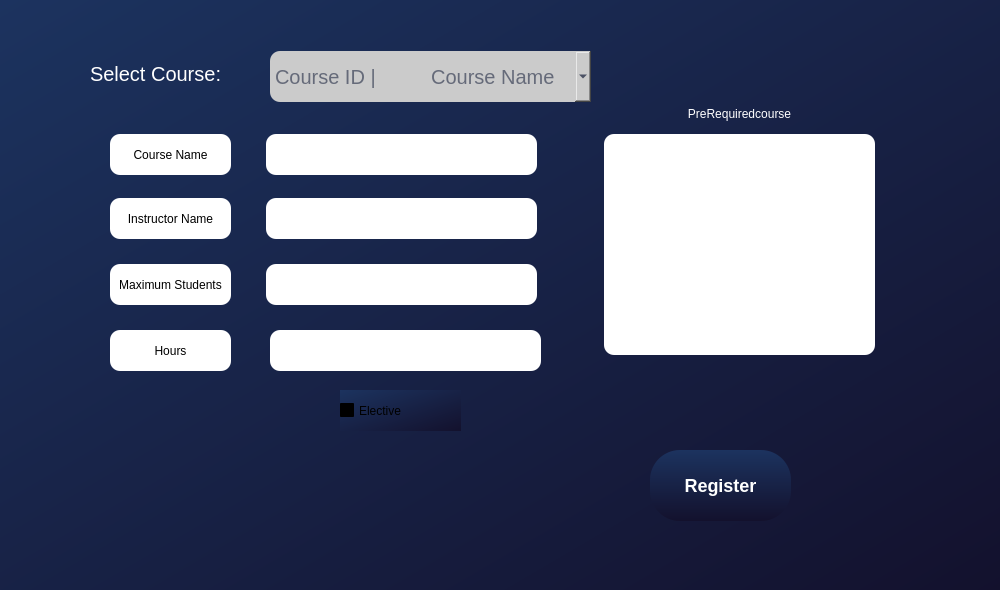
<?xml version="1.0" encoding="UTF-8"?>
<ui version="4.0">
 <class>RegisterForm</class>
 <widget class="QWidget" name="RegisterForm">
  <property name="geometry">
   <rect>
    <x>0</x>
    <y>0</y>
    <width>1000</width>
    <height>590</height>
   </rect>
  </property>
  <property name="windowTitle">
   <string>Form</string>
  </property>
  <property name="styleSheet">
   <string notr="true">background: qlineargradient(x1:0, y1:0, x2:1, y2:1, stop:0 #1c335f, stop:1 #13112d);
</string>
  </property>
  <widget class="QLineEdit" name="lineEdit_2">
   <property name="geometry">
    <rect>
     <x>266</x>
     <y>198</y>
     <width>271</width>
     <height>41</height>
    </rect>
   </property>
   <property name="styleSheet">
    <string notr="true">    border-radius: 10px;
background:white;
color:black;</string>
   </property>
  </widget>
  <widget class="QComboBox" name="courseList">
   <property name="geometry">
    <rect>
     <x>270</x>
     <y>51</y>
     <width>321</width>
     <height>51</height>
    </rect>
   </property>
   <property name="styleSheet">
    <string notr="true">font-size:20px;
color : rgb(0, 9, 40);
border-radius: 10px;
background:rgb(203, 203, 203);</string>
   </property>
   <property name="placeholderText">
    <string>Course ID |          Course Name </string>
   </property>
  </widget>
  <widget class="QLineEdit" name="lineEdit_4">
   <property name="geometry">
    <rect>
     <x>266</x>
     <y>264</y>
     <width>271</width>
     <height>41</height>
    </rect>
   </property>
   <property name="styleSheet">
    <string notr="true">background:white;
color:black;
    border-radius: 10px;
</string>
   </property>
  </widget>
  <widget class="QLabel" name="couseName">
   <property name="geometry">
    <rect>
     <x>110</x>
     <y>134</y>
     <width>121</width>
     <height>41</height>
    </rect>
   </property>
   <property name="styleSheet">
    <string notr="true">    border-radius: 10px;
background:white;
color:black;</string>
   </property>
   <property name="text">
    <string>Course Name</string>
   </property>
   <property name="alignment">
    <set>Qt::AlignCenter</set>
   </property>
  </widget>
  <widget class="QLabel" name="insName">
   <property name="geometry">
    <rect>
     <x>110</x>
     <y>198</y>
     <width>121</width>
     <height>41</height>
    </rect>
   </property>
   <property name="styleSheet">
    <string notr="true">    border-radius: 10px;
background:white;
color:black;</string>
   </property>
   <property name="text">
    <string>Instructor Name</string>
   </property>
   <property name="alignment">
    <set>Qt::AlignCenter</set>
   </property>
  </widget>
  <widget class="QLabel" name="maxstd">
   <property name="geometry">
    <rect>
     <x>110</x>
     <y>264</y>
     <width>121</width>
     <height>41</height>
    </rect>
   </property>
   <property name="styleSheet">
    <string notr="true">    border-radius: 10px;
background:white;
color:black;</string>
   </property>
   <property name="text">
    <string>Maximum Students</string>
   </property>
   <property name="alignment">
    <set>Qt::AlignCenter</set>
   </property>
  </widget>
  <widget class="QCheckBox" name="checkBox">
   <property name="geometry">
    <rect>
     <x>340</x>
     <y>390</y>
     <width>121</width>
     <height>41</height>
    </rect>
   </property>
   <property name="styleSheet">
    <string notr="true">border-radius:10px;
color:white;
font: 16pt &quot;Arial&quot;;
background-color: transparent;
QCheckBox::indicator:checked { background-color: green; } ;</string>
   </property>
   <property name="text">
    <string>Elective</string>
   </property>
  </widget>
  <widget class="QListWidget" name="listWidget">
   <property name="geometry">
    <rect>
     <x>604</x>
     <y>134</y>
     <width>271</width>
     <height>221</height>
    </rect>
   </property>
   <property name="styleSheet">
    <string notr="true">background: white ;
border-radius:10px;
font: 600 12pt &quot;Yu Gothic UI Semibold&quot;;
color : black ; </string>
   </property>
  </widget>
  <widget class="QLabel" name="check_add">
   <property name="geometry">
    <rect>
     <x>104</x>
     <y>468</y>
     <width>531</width>
     <height>41</height>
    </rect>
   </property>
   <property name="styleSheet">
    <string notr="true">    background-color: transparent;
color : white ;</string>
   </property>
   <property name="text">
    <string/>
   </property>
  </widget>
  <widget class="QLabel" name="label">
   <property name="geometry">
    <rect>
     <x>644</x>
     <y>98</y>
     <width>191</width>
     <height>31</height>
    </rect>
   </property>
   <property name="styleSheet">
    <string notr="true">color:white;
font: 12pt &quot;Arial&quot;;
    background-color: transparent;</string>
   </property>
   <property name="text">
    <string>PreRequiredcourse</string>
   </property>
   <property name="alignment">
    <set>Qt::AlignCenter</set>
   </property>
  </widget>
  <widget class="QLabel" name="label_2">
   <property name="geometry">
    <rect>
     <x>90</x>
     <y>58</y>
     <width>141</width>
     <height>31</height>
    </rect>
   </property>
   <property name="styleSheet">
    <string notr="true">font-size:20px;
font: 700;
color:white;
    background-color: transparent;</string>
   </property>
   <property name="text">
    <string>Select Course:</string>
   </property>
  </widget>
  <widget class="QLineEdit" name="lineEdit_1">
   <property name="geometry">
    <rect>
     <x>266</x>
     <y>134</y>
     <width>271</width>
     <height>41</height>
    </rect>
   </property>
   <property name="styleSheet">
    <string notr="true">background:white;
color:black;
    border-radius: 10px;
</string>
   </property>
  </widget>
  <widget class="QLabel" name="hours">
   <property name="geometry">
    <rect>
     <x>110</x>
     <y>330</y>
     <width>121</width>
     <height>41</height>
    </rect>
   </property>
   <property name="styleSheet">
    <string notr="true">    border-radius: 10px;
background:white;
color:black;</string>
   </property>
   <property name="text">
    <string>Hours</string>
   </property>
   <property name="alignment">
    <set>Qt::AlignCenter</set>
   </property>
  </widget>
  <widget class="QPushButton" name="RegisterButton">
   <property name="geometry">
    <rect>
     <x>650</x>
     <y>450</y>
     <width>141</width>
     <height>71</height>
    </rect>
   </property>
   <property name="cursor">
    <cursorShape>PointingHandCursor</cursorShape>
   </property>
   <property name="styleSheet">
    <string notr="true">    font-weight: 600;
	font-size:18px;
    border-radius: 30px;
    color: #ffffff;
background: qlineargradient(x1:0, y1:0, x2:0, y2:1, stop:0 #1c335f, stop:1 #13112d);
</string>
   </property>
   <property name="text">
    <string>Register</string>
   </property>
  </widget>
  <widget class="QLineEdit" name="lineEdit_5">
   <property name="geometry">
    <rect>
     <x>270</x>
     <y>330</y>
     <width>271</width>
     <height>41</height>
    </rect>
   </property>
   <property name="styleSheet">
    <string notr="true">background:white;
color:black;
    border-radius: 10px;
</string>
   </property>
   <property name="alignment">
    <set>Qt::AlignCenter</set>
   </property>
  </widget>
 </widget>
 <resources/>
 <connections/>
</ui>
